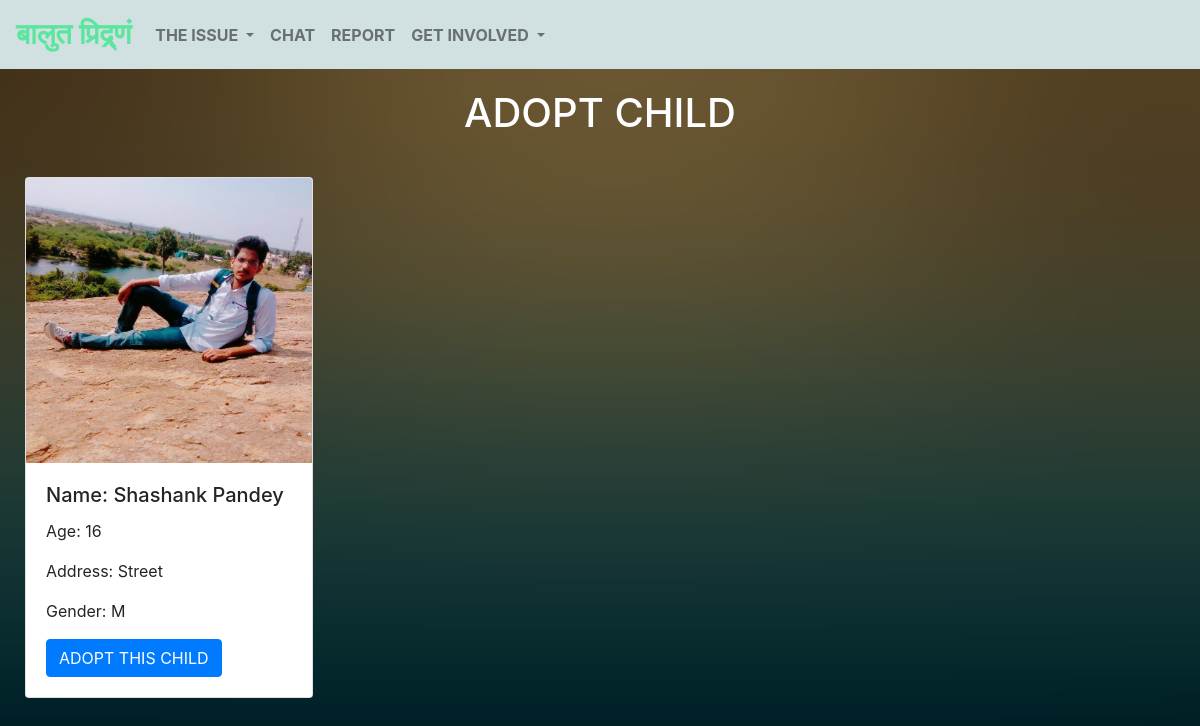
Screenshot of /adopt.php with the database file from the repository.
### tables this page shows
CREATE TABLE `enlist` (
  `id` int(11) NOT NULL,
  `enlistor` text NOT NULL,
  `name` text NOT NULL,
  `age` text NOT NULL,
  `address` text NOT NULL,
  `picture` text NOT NULL,
  `sex` text NOT NULL
);

### adopt.php (the view, shortened to what this page needs)
<?php
    $link = mysqli_connect("shareddb-g.hosting.stackcp.net","kindersalvation-32379e2b", "password98@", "kindersalvation-32379e2b");
    $query = "SELECT * FROM `enlist` ORDER BY `id` DESC";
?>
<!doctype html>
<html lang="en">
  <head>
    <link rel="stylesheet" href="https://maxcdn.bootstrapcdn.com/bootstrap/4.0.0/css/bootstrap.min.css">
  </head>
  <body class="bg">
    <nav class="navbar navbar-expand-lg navbar-light navbar-custom">
      <a class="navbar-brand" href="#" style="color: #5BE59E;">बालुत प्रिद्र्णं</a>
      <div class="collapse navbar-collapse" id="navbarSupportedContent">
        <ul class="navbar-nav mr-auto">
          <li class="nav-item dropdown">
            <a class="nav-link dropdown-toggle" href="#" id="navbarDropdown" role="button" data-toggle="dropdown" aria-haspopup="true" aria-expanded="false">
              THE ISSUE
            </a>
          </li>
          <li class="nav-item">
            <a class="nav-link" href="#">CHAT</a>
          </li>
          <li class="nav-item">
            <a class="nav-link" href="#">REPORT</a>
          </li>
          <li class="nav-item dropdown">
            <a class="nav-link dropdown-toggle" href="#" id="navbarDropdown" role="button" data-toggle="dropdown" aria-haspopup="true" aria-expanded="false">
              GET INVOLVED
            </a>
          </li>
        </ul>
      </div>
    </nav>
      <h1 style="text-align:center;margin-top:20px;color: white;">ADOPT CHILD</h1>
      <div style="margin: 20px;">
          <?php
            if($result = mysqli_query($link, $query)) {
                echo "<div class='row'>";
                while($row = mysqli_fetch_array($result)) {
                      echo '<div class="card" style="width: 18rem; margin: 20px;">';
                      echo '<img class="card-img-top" src="images/enlist/'.$row['picture'].'" alt="'.$row['picture'].'">';
                      echo '<div class="card-body">';
                      echo '<h5 class="card-title">Name: '.$row['name'].'</h5>';
                      echo '<p>Age: '.$row['age'].'</p>';
                      echo '<p>Address: '.$row['address'].'</p>';
                      echo '<p>Gender: '.$row['sex'].'</p>';
                      $cid = $row['id'];
                      echo '<a href="adoptdetails?id='.$cid.'" class="btn btn-primary">ADOPT THIS CHILD</a>';
                      echo '</div>';
                      echo '</div>';
                }
                echo "</div>";
            }
          ?>
      </div>
  </body>
</html>

### adopt.php (style rules this page uses)
.navbar-brand { font-size: 180%; font-weight: bold; font-family: 'Martel', serif; }
.nav-link { font-weight: bold; }
.navbar-custom { background-color: #d1e0e0; }
.bg { background:linear-gradient( rgba(0, 0, 0, 0.5), rgba(0, 0, 0, 0.5) ), url(images/zeIVk.png); background-size: cover; }

### rows the page displays
enlist: picture (picture), name "Shashank Pandey", age "16", address "Street", sex "M"
